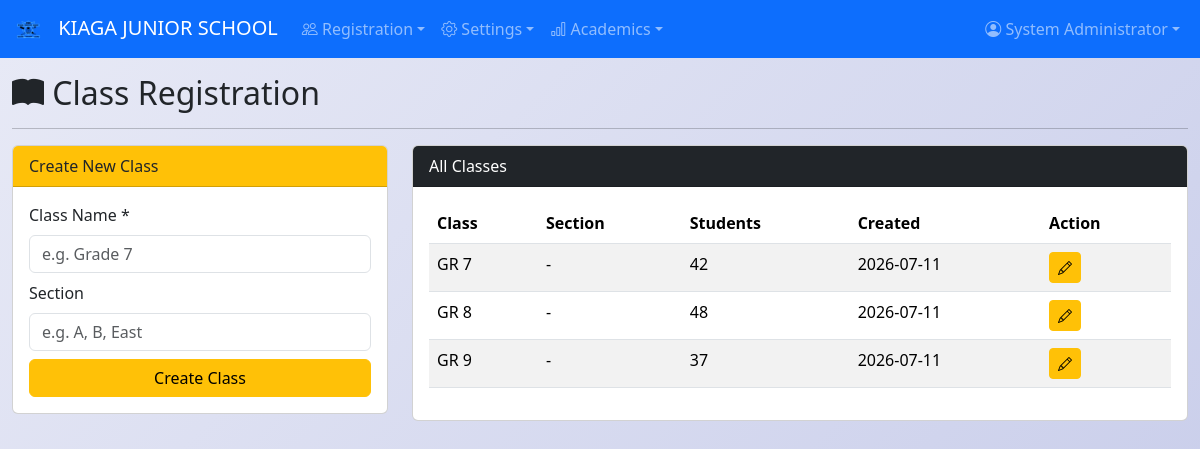
Page /classes (signed in) on the committed database.
### app.py (models this page shows, shortened)
class SchoolSettings(db.Model):
    id = db.Column(db.Integer, primary_key=True)
    school_name = db.Column(db.String(200), nullable=False, default='My School')
    school_address = db.Column(db.Text, nullable=True)
    school_phone = db.Column(db.String(50), nullable=True)
    school_email = db.Column(db.String(120), nullable=True)
    school_motto = db.Column(db.String(200), nullable=True)
    principal_name = db.Column(db.String(100), nullable=True)
    principal_title = db.Column(db.String(100), nullable=True, default='Principal')
    city = db.Column(db.String(100), nullable=True)
    logo_url = db.Column(db.String(500), nullable=True)
    po_box = db.Column(db.String(100), nullable=True)
    term_begins = db.Column(db.String(20), nullable=True)
    closing_date = db.Column(db.String(20), nullable=True)

class User(UserMixin, db.Model):
    id = db.Column(db.Integer, primary_key=True)
    username = db.Column(db.String(80), unique=True, nullable=False)
    email = db.Column(db.String(120), unique=True, nullable=True)
    password_hash = db.Column(db.String(200), nullable=False)
    role = db.Column(db.String(20), nullable=False, default='Teacher')
    full_name = db.Column(db.String(100), nullable=False)
    created_at = db.Column(db.DateTime, default=datetime.utcnow)

class Class(db.Model):
    id = db.Column(db.Integer, primary_key=True)
    name = db.Column(db.String(50), unique=True, nullable=False)
    section = db.Column(db.String(20), nullable=True)
    created_at = db.Column(db.DateTime, default=datetime.utcnow)
    students = db.relationship('Student', backref='class_', lazy=True)

### app.py (the view)
@app.route('/classes', methods=['GET', 'POST'])
@admin_required
def classes():
    if request.method == 'POST':
        db.session.add(Class(name=request.form.get('name'), section=request.form.get('section')))
        db.session.commit(); flash('Class created!', 'success')
        return redirect(url_for('classes'))
    return render_template('classes.html', classes=Class.query.all())

### app.py (called while the page is built)
def admin_required(f):
    @wraps(f)
    @login_required
    def wrap(*args, **kwargs):
        if current_user.role != 'Admin':
            flash('Access denied. Admin only.', 'danger')
            return redirect(url_for('dashboard'))
        return f(*args, **kwargs)
    return wrap

@login_manager.user_loader
def load_user(user_id):
    return User.query.get(int(user_id))

@app.context_processor
def inject_school_settings():
    s = SchoolSettings.query.first()
    if not s:
        s = SchoolSettings(school_name='My School')
        db.session.add(s)
        db.session.commit()
    gs = GradeSetting.query.order_by(GradeSetting.min_percentage.desc()).all()
    return dict(school=s, grade_settings=gs)

### templates/classes.html (shortened to what this page needs)
{% extends "base.html" %}
{% block content %}
<h2><i class="bi bi-book-fill"></i> Class Registration</h2>
<hr>
<div class="row">
    <div class="col-md-4">
        <div class="card">
            <div class="card-header bg-warning text-dark">Create New Class</div>
            <div class="card-body">
                <form method="POST">
                    <div class="mb-2">
                        <label class="form-label">Class Name *</label>
                        <input type="text" name="name" class="form-control" placeholder="e.g. Grade 7" required>
                    </div>
                    <div class="mb-2">
                        <label class="form-label">Section</label>
                        <input type="text" name="section" class="form-control" placeholder="e.g. A, B, East">
                    </div>
                    <button type="submit" class="btn btn-warning w-100">Create Class</button>
                </form>
            </div>
        </div>
    </div>
    <div class="col-md-8">
        <div class="card">
            <div class="card-header bg-dark text-white">All Classes</div>
            <div class="card-body">
                <table class="table table-striped">
                    <thead>
                        <tr><th>Class</th><th>Section</th><th>Students</th><th>Created</th><th>Action</th></tr>
                    </thead>
                    <tbody>
                        {% for c in classes %}
                        <tr>
                            <td>{{ c.name }}</td>
                            <td>{{ c.section or '-' }}</td>
                            <td>{{ c.students|length }}</td>
                            <td>{{ c.created_at.strftime('%Y-%m-%d') }}</td>
                            <td>
                                <a href="{{ url_for('edit_class', id=c.id) }}" class="btn btn-sm btn-warning"><i class="bi bi-pencil"></i></a>
                            </td>
                        </tr>
                        {% else %}
                        <tr><td colspan="5" class="text-center">No classes created.</td></tr>
                        {% endfor %}
                    </tbody>
                </table>
            </div>
        </div>
    </div>
</div>
{% endblock %}

### templates/base.html (shortened to what this page needs)
<!DOCTYPE html>
<html lang="en">
<head>
    <link href="https://cdn.jsdelivr.net/npm/bootstrap@5.3.2/dist/css/bootstrap.min.css" rel="stylesheet">
    <link rel="stylesheet" href="https://cdn.jsdelivr.net/npm/bootstrap-icons@1.11.2/font/bootstrap-icons.css">
</head>
<body>
{% if current_user.is_authenticated %}
<nav class="navbar navbar-expand-lg navbar-dark bg-primary no-print">
    <div class="container-fluid">
        <a class="navbar-brand" href="{{ url_for('dashboard') }}">
            {% if school.logo_url %}<img src="{{ school.logo_url }}" alt="Logo" style="height:30px;margin-right:8px;">{% else %}<i class="bi bi-mortarboard-fill"></i>{% endif %}
            {{ school.school_name }}
        </a>
        <div class="collapse navbar-collapse" id="navbarNav">
            <ul class="navbar-nav me-auto">
                <li class="nav-item dropdown">
                    <a class="nav-link dropdown-toggle" data-bs-toggle="dropdown" href="#"><i class="bi bi-people"></i> Registration</a>
                </li>
                <li class="nav-item dropdown">
                    <a class="nav-link dropdown-toggle" data-bs-toggle="dropdown" href="#"><i class="bi bi-gear"></i> Settings</a>
                </li>
                <li class="nav-item dropdown">
                    <a class="nav-link dropdown-toggle" data-bs-toggle="dropdown" href="#"><i class="bi bi-bar-chart"></i> Academics</a>
                </li>
            </ul>
            <ul class="navbar-nav">
                <li class="nav-item dropdown">
                    <a class="nav-link dropdown-toggle" data-bs-toggle="dropdown" href="#"><i class="bi bi-person-circle"></i> {{ current_user.full_name }}</a>
                </li>
            </ul>
        </div>
    </div>
</nav>
{% endif %}
<div class="container-fluid mt-2">{% block content %}{% endblock %}</div>
</body>
</html>

### templates/base.html (style rules this page uses)
body { background: linear-gradient(135deg, #e8eaf6 0%, #c5cae9 100%); min-height: 100vh; }

### rows in the picture
SchoolSettings: logo_url (picture), school_name "KIAGA JUNIOR SCHOOL"
User: full_name "System Administrator"
Class: name "GR 7", section "-", students|length "42", created_at "2026-07-11"
Class: name "GR 8", section "-", students|length "48", created_at "2026-07-11"
Class: name "GR 9", section "-", students|length "37", created_at "2026-07-11"
